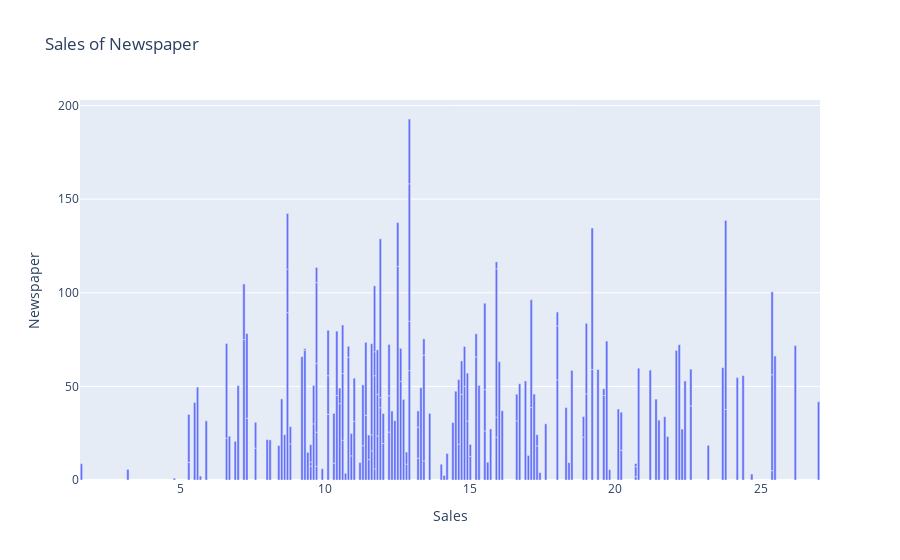

Notebook cell for this chart:
### Code cell
dftv = px.bar(df,y='Newspaper',x='Sales',title='Sales of Newspaper', template='plotly')
dftv.update_layout(xaxis={'categoryorder':'total descending'})
dftv.show()

### Figure 1 — Plotly figure (JSON) as saved in the notebook; plotly's stock layout.template omitted (floating-point values rounded to 4 significant figures; data arrays with more than 128 entries replaced by an {"elided": "..."} marker saying what was removed)
{"data": [{"hovertemplate": "Sales=%{x}<br>Newspaper=%{y}<extra></extra>", "legendgroup": "", "marker": {"color": "#636efa", "pattern": {"shape": ""}}, "name": "", "orientation": "v", "showlegend": false, "textposition": "auto", "type": "bar", "x": {"elided": "200 float values"}, "xaxis": "x", "y": {"elided": "200 float values"}, "yaxis": "y"}], "layout": {"barmode": "relative", "legend": {"tracegroupgap": 0}, "title": {"text": "Sales of Newspaper"}, "xaxis": {"anchor": "y", "categoryorder": "total descending", "domain": [0, 1], "title": {"text": "Sales"}}, "yaxis": {"anchor": "x", "domain": [0, 1], "title": {"text": "Newspaper"}}}}
